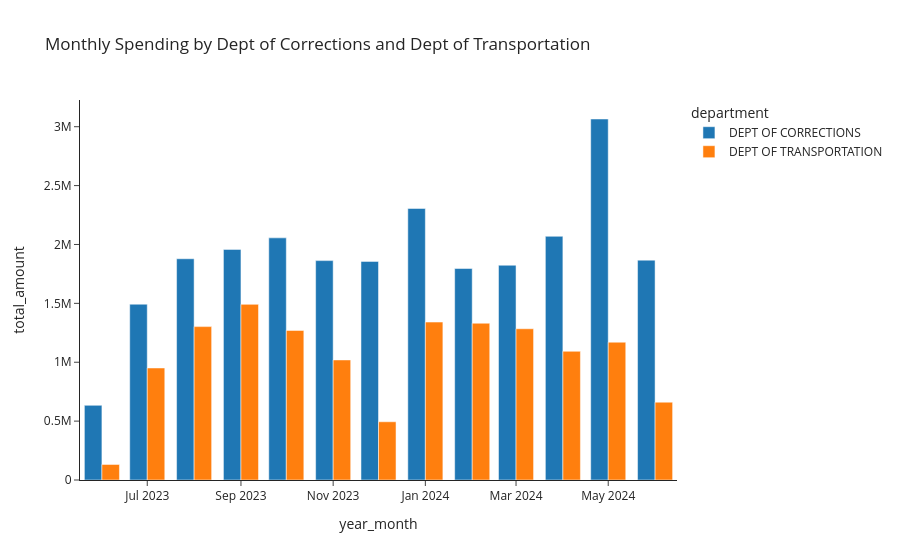

Here is the notebook cell this chart was saved with:
### Code cell
fig = px.bar(
    df,
    x="year_month",
    y="total_amount",
    barmode="group",
    color="department",
    template="simple_white",
    title="Monthly Spending by Dept of Corrections and Dept of Transportation",
)

fig.show()

### Figure 1 — Plotly figure (JSON) as saved in the notebook; plotly's stock layout.template omitted (floating-point values rounded to 4 significant figures)
{"data": [{"alignmentgroup": "True", "hovertemplate": "department=DEPT OF CORRECTIONS<br>year_month=%{x}<br>total_amount=%{y}<extra></extra>", "legendgroup": "DEPT OF CORRECTIONS", "marker": {"color": "#1F77B4", "pattern": {"shape": ""}}, "name": "DEPT OF CORRECTIONS", "offsetgroup": "DEPT OF CORRECTIONS", "orientation": "v", "showlegend": true, "textposition": "auto", "type": "bar", "x": ["2023-06", "2023-07", "2023-08", "2023-09", "2023-10", "2023-11", "2023-12", "2024-01", "2024-02", "2024-03", "2024-04", "2024-05", "2024-06"], "xaxis": "x", "y": [634057, 1492804, 1878673, 1958220, 2056101, 1862929, 1856361, 2305860, 1795816, 1823625, 2069271, 3065437, 1866994], "yaxis": "y"}, {"alignmentgroup": "True", "hovertemplate": "department=DEPT OF TRANSPORTATION<br>year_month=%{x}<br>total_amount=%{y}<extra></extra>", "legendgroup": "DEPT OF TRANSPORTATION", "marker": {"color": "#FF7F0E", "pattern": {"shape": ""}}, "name": "DEPT OF TRANSPORTATION", "offsetgroup": "DEPT OF TRANSPORTATION", "orientation": "v", "showlegend": true, "textposition": "auto", "type": "bar", "x": ["2023-06", "2023-07", "2023-08", "2023-09", "2023-10", "2023-11", "2023-12", "2024-01", "2024-02", "2024-03", "2024-04", "2024-05", "2024-06"], "xaxis": "x", "y": [131864, 951252, 1302458, 1491404, 1269940, 1019384, 494374, 1341054, 1331176, 1284241, 1092740, 1170151, 660840], "yaxis": "y"}], "layout": {"autosize": true, "barmode": "group", "legend": {"title": {"text": "department"}, "tracegroupgap": 0}, "title": {"text": "Monthly Spending by Dept of Corrections and Dept of Transportation"}, "xaxis": {"anchor": "y", "autorange": true, "domain": [0, 1], "range": ["2023-05-17 12:00", "2024-06-15 12:00"], "title": {"text": "year_month"}, "type": "date"}, "yaxis": {"anchor": "x", "autorange": true, "domain": [0, 1], "range": [0, 3227000.0], "title": {"text": "total_amount"}, "type": "linear"}}}
